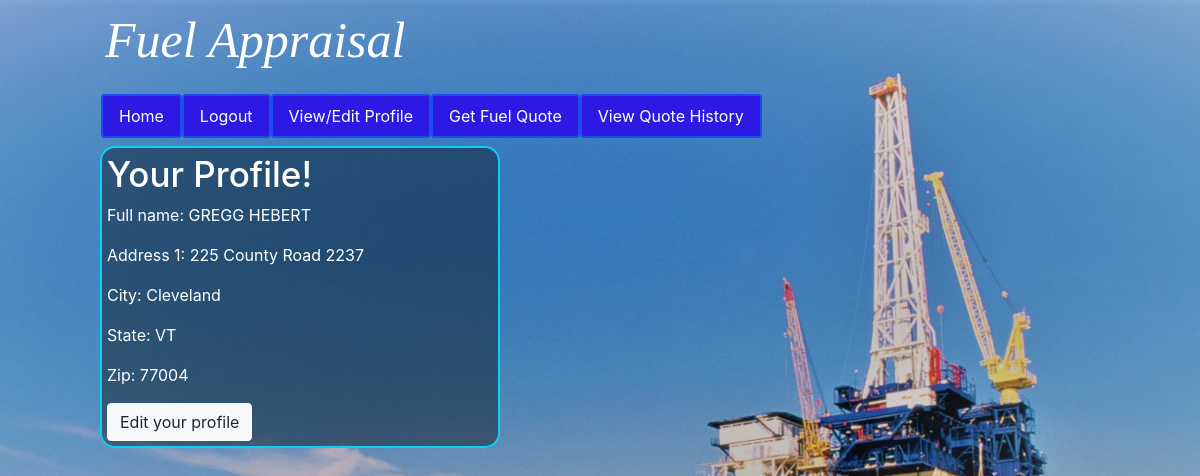
The app's page /profile/ (signed in) with its own data.
### fuelest/models.py (models this page shows, shortened)
class UserInfo(models.Model):
    id = models.AutoField(primary_key=True)
    username = models.ForeignKey(
        settings.AUTH_USER_MODEL,
        on_delete=models.CASCADE,
    )
    name = models.CharField(max_length=50)
    address = models.ForeignKey(Address, on_delete=models.CASCADE)

class Address(models.Model):
    id = models.AutoField(primary_key=True)
    address1 = models.CharField(max_length=100)
    address2 = models.CharField(max_length=100, blank=True)
    city = models.CharField(max_length=100)
    state = models.CharField(max_length=2, choices=STATES)
    zip = models.PositiveIntegerField()

### fuelest/views.py (the view)
# urls.py: path('profile/', ProfileView.as_view(), name="profile"),
class ProfileView(TemplateView):
    template_name = 'fuelest/profile.html'
    def get_context_data(self, **kwargs):
        context = super().get_context_data(**kwargs)
        curuser = ""
        if self.request.user.is_authenticated:
            curuser = self.request.user.username
        userprof = UserInfo.objects.filter(
            username=User.objects.get(username=curuser))
        profile_made = True
        if len(userprof) == 0:
            profile_made = False
        context['profile_made'] = profile_made
        if profile_made:
            userprof = UserInfo.objects.get(
                username=User.objects.get(username=curuser))
            print(userprof)
            context['fullname'] = userprof.name
            useraddr = Address.objects.get(id=userprof.address.id)
            context['addr1'] = useraddr.address1
            context['addr2'] = useraddr.address2
            context['city'] = useraddr.city
            context['state'] = useraddr.state
            context['zip'] = useraddr.zip
        return context

### fuelest/templates/fuelest/profile.html (shortened to what this page needs)
{% extends "fuelest/base.html" %}
{% block content %}
{% if profile_made %}
<h1 style="color: white; font-size: 35px;">Your Profile!</h1>
<p style="color: white;">Full name: {{fullname}}</p>
<p style="color: white;">Address 1: {{addr1}}</p>
<p style="color: white;">City: {{city}}</p>
<p style="color: white;">State: {{state}}</p>
<p style="color: white;">Zip: {{zip}}</p>
<a href="edit" class="btn btn-light" role="button">Edit your profile</a>
{% else %}
<p>Please <a href="edit" class='btn btn-default' role='button'>create a profile!</a></p>
{% endif %}
{% endblock %}

### fuelest/static/fuelest/main.css (style rules this page uses)
body { background-image: url('Drilling_Rig.jpg'); background-size: cover; background-repeat: no-repeat; background-position: center center; height: 100%; overflow: hidden; }

### records on screen
UserInfo: name "GREGG HEBERT"
Address: address1 "225 County Road 2237", city "Cleveland", state "VT"

### other values on screen
{{ zip }} "77004"
